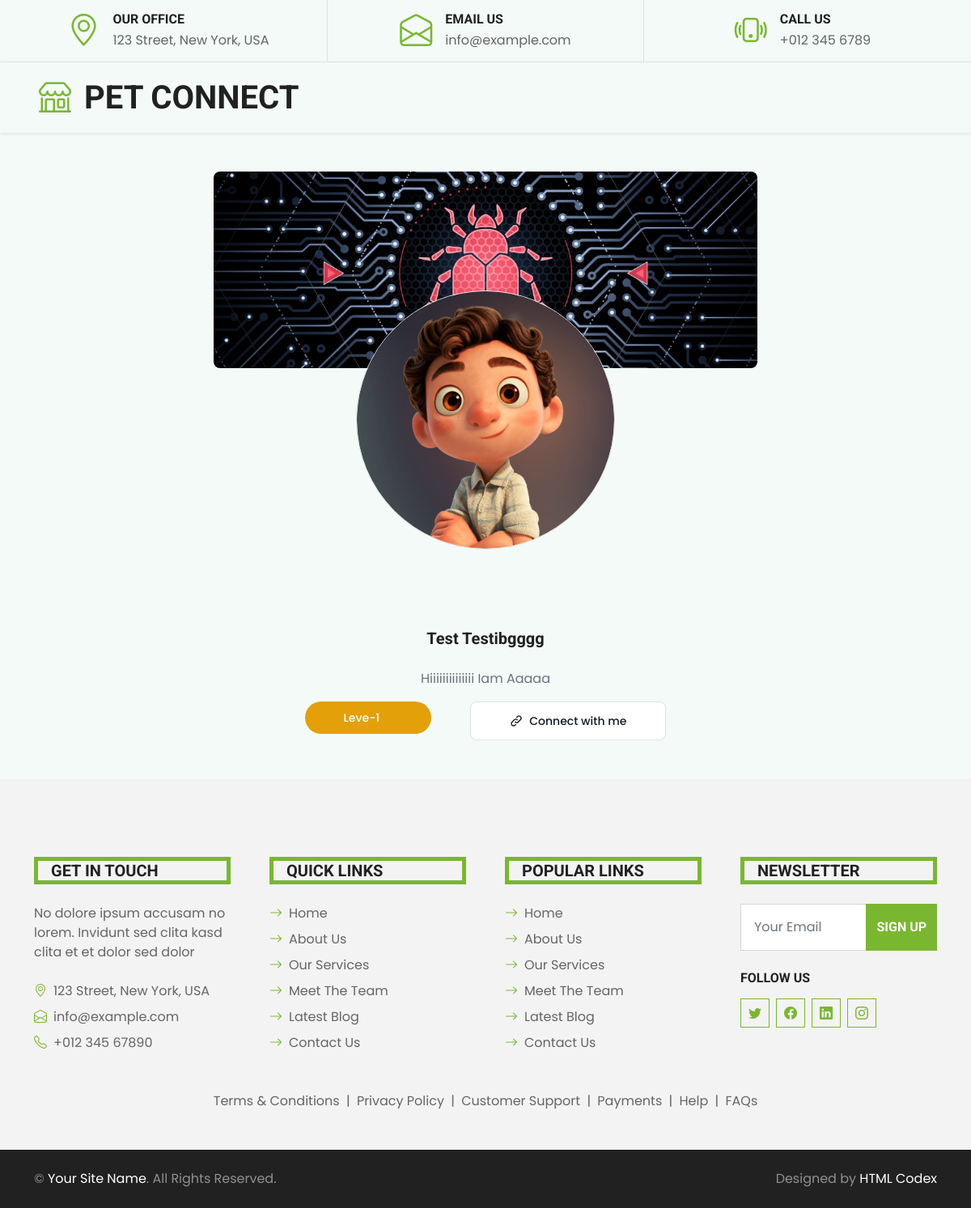
The page /public_profile/test/ on the database its author committed.
### home/models.py (models this page shows, shortened)
class UserProfile(models.Model):
    user = models.ForeignKey(User, on_delete=models.CASCADE)
    user_type=models.CharField(max_length=150)
    profilepicture = models.ImageField(
        upload_to='images', height_field=None, width_field=None, max_length=None)
    banner = models.ImageField(
        upload_to='images', height_field=None, width_field=None, max_length=None, blank=True)
    about = models.TextField()
    phone_number=models.CharField(max_length=150)
    phone_number_2=models.CharField(max_length=150,null=True,blank=True)
    twitter = models.CharField(max_length=150, blank=True)
    fb = models.CharField(max_length=150, blank=True)
    insta = models.CharField(max_length=150, blank=True)
    username = models.CharField(max_length=150,blank=True,null=True)
    class Meta:
        db_table = 'UserProfile'

### home/views.py (the view)
# urls.py: path('public_profile/<str:username>/',viewPublicProfile,name='public_profile'),
def viewPublicProfile(request, username):
    try:
        query = UserProfile.objects.filter(username=username)
        if query:
            return render(request, 'public_profile.html', {"query": query})
        else:
            return redirect(page404)
    except Exception as e:
        print(e)
        return redirect(page404)

### home/templates/public_profile.html (shortened to what this page needs)
{% extends 'base.html' %}
{% load static %}
{% load compress %}
{% block tailwind %}
  {% compress css %}
  <link rel="stylesheet" href="{% static 'src/output.css' %}" />
  {% endcompress %}
{% endblock %}
{% block content %}
{% for data in query %}
    <div class="m-5 dark:bg-dark w-auto md:w-[100rem]">
      <div class="flex justify-center items-center">
        {% if data.banner %}
        <img
          src="{{data.banner.url}}"
          alt=""
          class="max-w-4xl max-h-md rounded-lg object-fill overflow-hidden"
        />
        {% else %}
        <img
          src="{% static 'img/wallpaper.jpg' %}"
          alt=""
          class="max-w-2xl max-h-md rounded-lg object-fill overflow-hidden"
        />
        {% endif %}
      </div>
        <div class="flex justify-center items-start relative bottom-24 z-10">
        {% if data.profilepicture %}
        <img
            src="{{data.profilepicture.url}}"
            alt=""
            class="max-w-xs max-h-xs border border-orange-400 rounded-full object-fill cursor-pointer overflow-hidden"
          />
          {% else %}
          <img
          src="{% static 'img/profilepic.webp' %}"
          alt=""
          class="max-w-xs max-h-xs border border-orange-400 rounded-full object-fill cursor-pointer overflow-hidden"
        />
        {% endif %}
      </div>
      <div class="dark:text-white flex flex-col justify-center items-center">
        <h1 class="text-xl capitalize hover:text-orange-400 cursor-pointer">
          {{data.user.first_name}} {{data.user.last_name}}
        </h1>
        <p
          class="mb-3 capitalize rtl:text-right text-gray-500 dark:text-gray-400 mt-3 text-justify"
        >
          {{data.about}}
        </p>
        <div class="flex gap-10">
          <button
            type="button"
            class="text-white  flex flex-col md:flex-row gap-2 justify-center items-center bg-yellow-400 hover:bg-yellow-500 focus:outline-none focus:ring-4 focus:ring-yellow-300 font-medium rounded-full text-sm px-5 py-2.5 text-center me-2 mb-2 dark:focus:ring-yellow-900"
          >
            Leve-1
          </button>
          <button
            type="button"
            data-modal-target="crypto-modal"
            data-modal-toggle="crypto-modal"
            class="text-gray-900 bg-white hover:bg-gray-100 border border-gray-200 focus:ring-4 focus:outline-none focus:ring-gray-100 font-medium rounded-lg text-sm px-5 py-2.5 text-center inline-flex items-center dark:focus:ring-gray-600 dark:bg-gray-800 dark:border-gray-700 dark:text-white dark:hover:bg-gray-700"
          >
            Connect with me
          </button>
      </div>
    </div>
    {% endfor %}
  </div>
{% endblock content %}

### static/css/style.css (style rules this page uses)
:root { --primary: #7AB730; --secondary: #FFD33C; --light: #F3F3F3; --dark: #212121; }

### rows shown on the page
UserProfile: user.first_name "Test", user.last_name "Testibgggg", about "Hiiiiiiiiiiiiii Iam Aaaaa"
